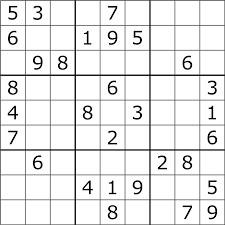
#> input picture images/download.png, 225 x 225 px, found by its file name
$ python splice.py
#> lines starting #> are read from the running program, lines starting #| are printed output that depends on the picture
#> further down, img is the input picture: shape (225, 225, 3); min 0, max 255, mean 233.5
import numpy as np
import cv2
import matplotlib
matplotlib.use('agg')
from matplotlib import pyplot as plt
from PIL import Image

def splice_image(img):
	img = cv2.resize(img, dsize=(720, 720), interpolation=cv2.INTER_CUBIC)
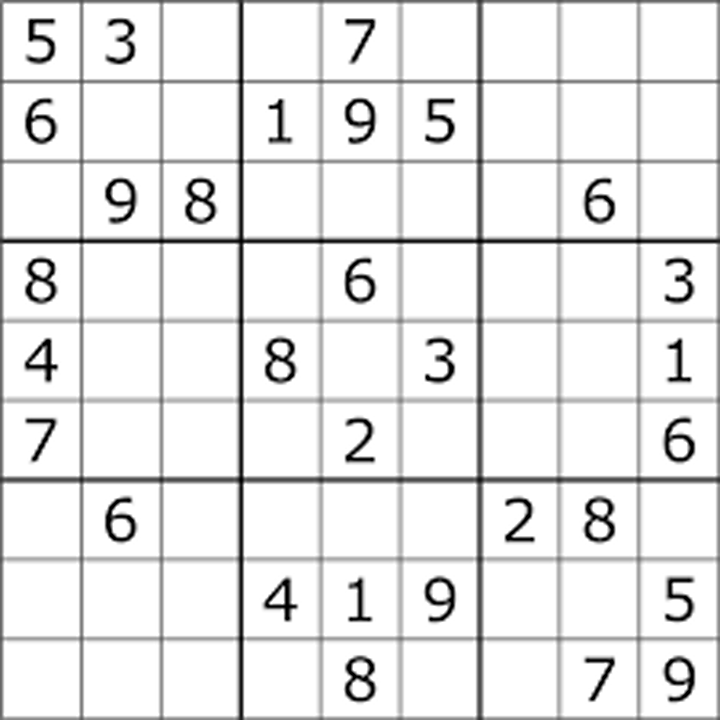
#> img: shape (720, 720, 3); min 0, max 255, mean 232.4
	print(img.shape)
#| (720, 720, 3)

	imageArr = []
	for i in range(9):
		leftSide = i* 80
		rightSide = i*80 + 80
		for j in range(9):
			topSide = j*80
			bottomSide = j*80 + 80

			imageArr.append(img[leftSide+2:rightSide-2,topSide+2:bottomSide-2])
#> after the loop, imageArr = 81 items


	f, axarr = plt.subplots(9,9)

	c = 0
	for i in range(9):
		for j in range(9):
			index = i, j
			axarr[i][j].imshow(imageArr[c])
			c = c + 1
#> after the loop, c = 81

	plt.savefig('output.png')
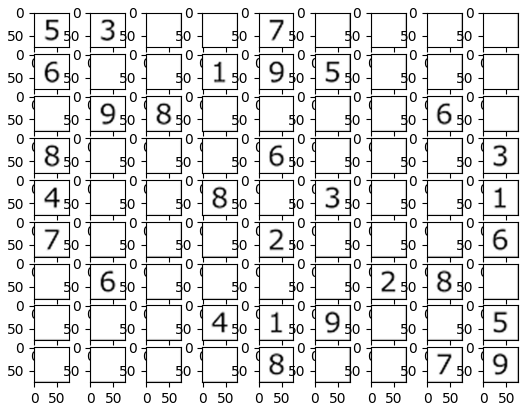
#> figure drawn by matplotlib, 81 panels

	return imageArr

if __name__ == '__main__':
	img = cv2.imread('images/download.png')
	splice_image(img)
